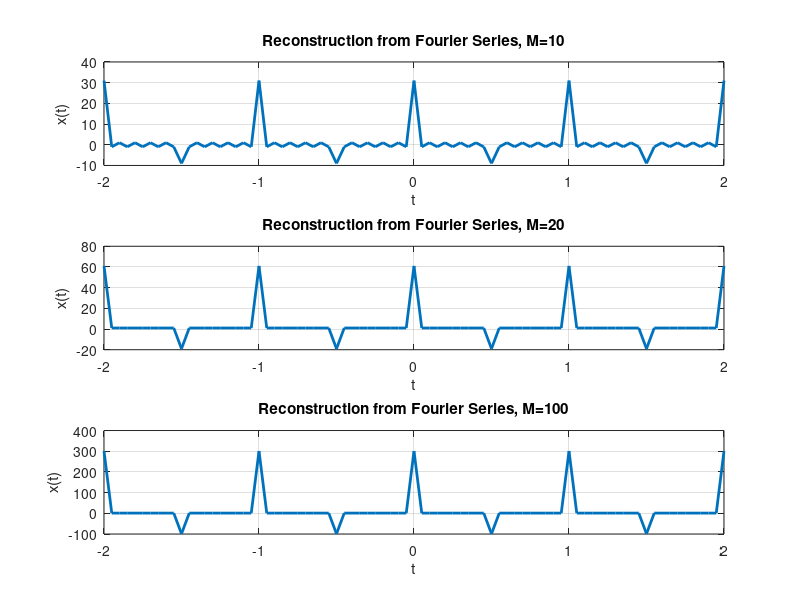

Here is the MATLAB script that generated this plot:
clc;clear all; close all
t = -2:0.05:2; %square wave duration
T = 1; %time period of square wave
T1 = 1/4; %duty cycle of square wave
w0 = 2*pi/T; %fundamental radian frequency of square wave
% M = 60; %number of coefficients
x = zeros(1,length(t));
for k = -10:10 %2M+1 total coefficients to construct square wave
if(mod(k,2)==0)
ak = 1;
x = x + ak*exp(j*k*w0*t);ak1 = sin(k*2*pi*(T1/T))./(k*pi); 
else
ak = 2;
x = x + ak*exp(j*k*w0*t);
end
end 
x2 = zeros(1,length(t));
for k = -20:20 %2M+1 total coefficients to construct square wave
if(mod(k,2)==0)
ak = 1;
x2 = x2 + ak*exp(j*k*w0*t);
else
ak = 2;
x2 = x2 + ak*exp(j*k*w0*t);
end
end 
x3 = zeros(1,length(t));
for k = -100:100 %2M+1 total coefficients to construct square wave
if(mod(k,2)==0)
ak = 1;
x3 = x3 + ak*exp(j*k*w0*t);
else
ak = 2;
x3 = x3 + ak*exp(j*k*w0*t);
end
end 
subplot(3,1,1)
plot(t,x,'lineWidth',2);
grid;
xlabel('t');
ylabel('x(t)');
title('Reconstruction from Fourier Series, M=10');
subplot(3,1,2)
plot(t,x2,'lineWidth',2);
grid;
xlabel('t');
ylabel('x(t)');
title('Reconstruction from Fourier Series, M=20');
subplot(3,1,3)
plot(t,x3,'lineWidth',2);
grid;
xlabel('t');
ylabel('x(t)');
title('Reconstruction from Fourier Series, M=100');
